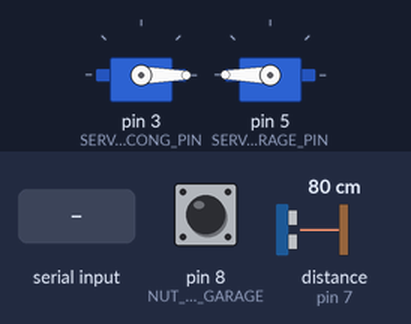
Bench run of a sketch on a simulated Arduino Uno, built with avr-gcc and run on an emulated ATmega328P. On the bench: 2 × servo. Wiring (inferred from the names in the program): ultrasonic range finder: trigger pin 6; echo pin 7. Inputs (shaded band) come from the test bench; at power-on: pin 8 (NUT_DEN_GARAGE) HIGH, distance to the obstacle (sensor on pin 7) 80 cm. The echo pulse lasts 58.3 µs per cm.

Above: at 1.2 s.
1.3 s: "C" received over the second serial link
At 2.4 s:
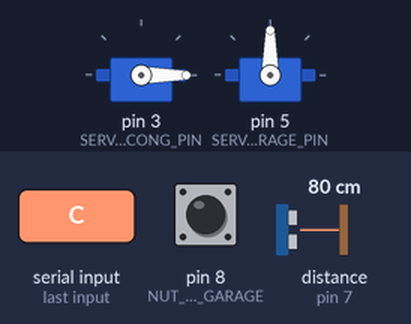
3.2 s: "1" received over the second serial link
At 4.2 s:
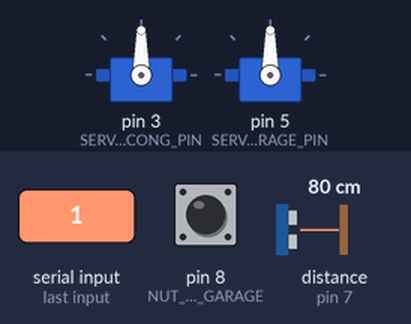
4.7 s: "O" received over the second serial link
At 5.9 s:
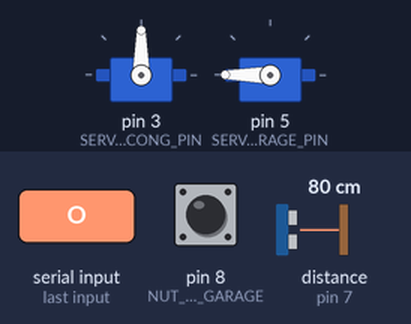
6.2 s: "C" received over the second serial link
At 6.37 s:
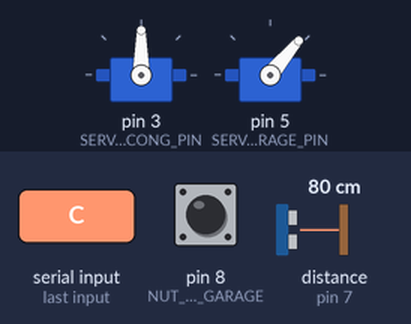
7.9 s: "0" received over the second serial link
At 8.9 s:
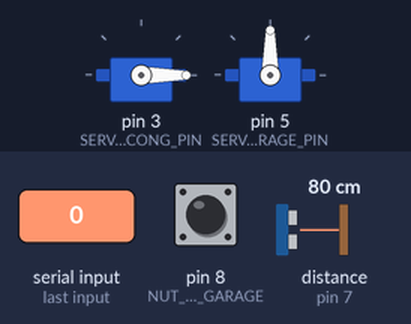
9.4 s: "T" received over the second serial link
At 10.6 s:
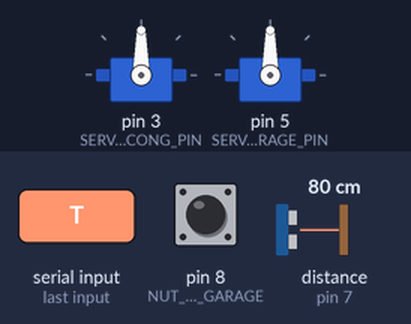
Timing chart, 0 to 12.0 s (numbered marks = the images above; inputs shaded):
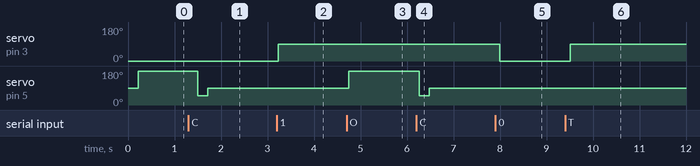

Measured:
- after the input at 1.3 s, servo on pin 5 (SERVO_GARAGE_PIN): 180° → 50° after 0.20 s, → 90° 0.22 s later
- after the input at 3.2 s, servo on pin 3 (SERVO_CONG_PIN): 0° → 90° at once
- after the input at 4.7 s, servo on pin 5 (SERVO_GARAGE_PIN): 90° → 180° after 0.05 s
- after the input at 6.2 s, servo on pin 5 (SERVO_GARAGE_PIN): 180° → 50° after 0.07 s, → 90° 0.22 s later
- after the input at 7.9 s, servo on pin 3 (SERVO_CONG_PIN): 90° → 0° after 0.10 s
- after the input at 9.4 s, servo on pin 3 (SERVO_CONG_PIN): 0° → 90° after 0.11 s

The sketch:

arduino_full.ino
```cpp
#include <Wire.h>
#include <Servo.h>
#include <SPI.h>
#include <MFRC522.h>
#include <PCF8574.h>
#include <SoftwareSerial.h>

SoftwareSerial espSerial(2, 9); // RX = 2, TX = 9
PCF8574 pcf(0x20);

#define P_LED_CONG         0
#define P_LED_GARAGE       1
#define P_NUT_CONG         2
#define P_NUT_GARAGE       3
#define P_CTHT_GARAGE_LEN  4
#define P_CTHT_GARAGE_XUONG 5

#define SERVO_CONG_PIN     3
#define SERVO_GARAGE_PIN   5
#define TRIG_CONG          6
#define ECHO_CONG          7
#define NUT_DEN_GARAGE     8

#define RFID_1_SS          10
#define RFID_1_RST         A0
#define RFID_2_SS          4
#define RFID_2_RST         A1

const int TOC_DO_LEN = 180;
const int TOC_DO_XUONG = 50;

Servo servoCong;
Servo servoGarage;
MFRC522 rfid1(RFID_1_SS, RFID_1_RST);
MFRC522 rfid2(RFID_2_SS, RFID_2_RST);

bool trangThaiCong = false;

enum TrangThaiGarage { STOP, DANG_LEN, DANG_XUONG };
TrangThaiGarage trangThaiGarage = STOP;
bool huongTiepTheoLaXuong = false;
bool trangThaiDenGarage = false;

bool lastNutCong = HIGH;
bool lastNutGarage = HIGH;
bool lastNutDenGarage = HIGH;

bool theHienDien1 = false; int demVang1 = 0;
bool theHienDien2 = false; int demVang2 = 0;

const int NGUONG_KHOANG_CACH = 20;

void baoCaoTrangThaiCua(char thietBi, bool trangThaiHienTai) {
  if (thietBi == 'C') {
    if (trangThaiHienTai) espSerial.write('U');
    else espSerial.write('u');
  }
  else if (thietBi == 'G') {
    if (trangThaiHienTai) espSerial.write('V');
    else espSerial.write('v');
  }
}

void setup() {
  Serial.begin(9600);
  espSerial.begin(9600);

  Wire.begin(); SPI.begin();

  pinMode(RFID_1_RST, OUTPUT); pinMode(RFID_2_RST, OUTPUT);
  pcf.begin();
  pcf.write(P_NUT_CONG, HIGH); pcf.write(P_NUT_GARAGE, HIGH);
  pcf.write(P_CTHT_GARAGE_LEN, HIGH); pcf.write(P_CTHT_GARAGE_XUONG, HIGH);
  pcf.write(P_LED_CONG, LOW); pcf.write(P_LED_GARAGE, LOW);

  pinMode(TRIG_CONG, OUTPUT); pinMode(ECHO_CONG, INPUT); pinMode(NUT_DEN_GARAGE, INPUT_PULLUP);

  servoCong.attach(SERVO_CONG_PIN); servoCong.write(0);
  servoGarage.attach(SERVO_GARAGE_PIN); servoGarage.write(90);
}

void loop() {
  if (espSerial.available() > 0) {
    char blynkCmd = espSerial.read();
    if (blynkCmd == '1') { trangThaiCong = true; servoCong.write(90); baoCaoTrangThaiCua('C', true); }
    else if (blynkCmd == '0') { trangThaiCong = false; servoCong.write(0); baoCaoTrangThaiCua('C', false); }
    else if (blynkCmd == 'O') { servoGarage.write(TOC_DO_LEN); trangThaiGarage = DANG_LEN; baoCaoTrangThaiCua('G', true); }
    else if (blynkCmd == 'C') { servoGarage.write(TOC_DO_XUONG); trangThaiGarage = DANG_XUONG; baoCaoTrangThaiCua('G', false); }

    // Đảo trạng thái Cổng chính (từ lệnh ESP32 sau khi quét RFID 1 hợp lệ)
    else if (blynkCmd == 'T') {
      trangThaiCong = !trangThaiCong;
      if (trangThaiCong) { servoCong.write(90); baoCaoTrangThaiCua('C', true); }
      else { servoCong.write(0); baoCaoTrangThaiCua('C', false); }
    }
    // Đảo trạng thái Gara (từ lệnh ESP32 sau khi quét RFID 2 hợp lệ)
    else if (blynkCmd == 'Y') {
      if (trangThaiGarage == STOP) {
        if (!huongTiepTheoLaXuong) { servoGarage.write(TOC_DO_LEN); trangThaiGarage = DANG_LEN; baoCaoTrangThaiCua('G', true); }
        else { servoGarage.write(TOC_DO_XUONG); trangThaiGarage = DANG_XUONG; baoCaoTrangThaiCua('G', false); }
      } else {
        servoGarage.write(90);
        if (trangThaiGarage == DANG_LEN) huongTiepTheoLaXuong = true; else huongTiepTheoLaXuong = false;
        trangThaiGarage = STOP;
      }
    }

    // Bật tắt đèn Gara
    else if (blynkCmd == 'L') { pcf.write(P_LED_GARAGE, HIGH); trangThaiDenGarage = true; }
    else if (blynkCmd == 'l') { pcf.write(P_LED_GARAGE, LOW); trangThaiDenGarage = false; }
  }

  // --- CẢM BIẾN SIÊU ÂM BẬT ĐÈN ---
  int kcCong = docKhoangCach(TRIG_CONG, ECHO_CONG);
  if (kcCong > 0 && kcCong < NGUONG_KHOANG_CACH) { pcf.write(P_LED_CONG, HIGH); } else { pcf.write(P_LED_CONG, LOW); }

  // --- NÚT BẤM ĐÈN GARAGE ---
  bool nutDenGarage = digitalRead(NUT_DEN_GARAGE);
  if (nutDenGarage == LOW && lastNutDenGarage == HIGH) {
    trangThaiDenGarage = !trangThaiDenGarage;
    if (trangThaiDenGarage) { pcf.write(P_LED_GARAGE, HIGH); } else { pcf.write(P_LED_GARAGE, LOW); }
    delay(200);
  }
  lastNutDenGarage = nutDenGarage;

  // ====================================================================
  // PHÂN HỆ 1: CỔNG CHÍNH (ĐỌC MÃ GỬI LÊN ESP32 VỚI CHỮ 'R')
  // ====================================================================
  digitalWrite(RFID_2_RST, LOW);  digitalWrite(RFID_1_RST, HIGH); delay(30);
  rfid1.PCD_Init();
  if (rfid1.PICC_IsNewCardPresent() && rfid1.PICC_ReadCardSerial()) {
    demVang1 = 0;
    if (!theHienDien1) {
      theHienDien1 = true;
      String uidStr = "";
      for (byte i = 0; i < rfid1.uid.size; i++) {
        uidStr += (rfid1.uid.uidByte[i] < 0x10 ? "0" : "");
        uidStr += String(rfid1.uid.uidByte[i], HEX);
      }
      uidStr.toUpperCase();
      espSerial.print('R'); espSerial.println(uidStr);
    }
    rfid1.PICC_HaltA();
  } else { if (++demVang1 > 2) theHienDien1 = false; }

  // --- Nút nhấn Cổng chính ---
  bool nutCong = pcf.read(P_NUT_CONG);
  if (nutCong == LOW && lastNutCong == HIGH) {
    trangThaiCong = !trangThaiCong;
    if (trangThaiCong) { servoCong.write(90); baoCaoTrangThaiCua('C', true); }
    else { servoCong.write(0); baoCaoTrangThaiCua('C', false); }
    delay(200);
  }
  lastNutCong = nutCong;

  // ====================================================================
  // PHÂN HỆ 2: GARAGE (ĐỌC MÃ GỬI LÊN ESP32 VỚI CHỮ 'G')
  // ====================================================================
  digitalWrite(RFID_1_RST, LOW);  digitalWrite(RFID_2_RST, HIGH); delay(30);
  rfid2.PCD_Init();
  if (rfid2.PICC_IsNewCardPresent() && rfid2.PICC_ReadCardSerial()) {
    demVang2 = 0;
    if (!theHienDien2) {
      theHienDien2 = true;
      String uidStr2 = "";
      for (byte i = 0; i < rfid2.uid.size; i++) {
        uidStr2 += (rfid2.uid.uidByte[i] < 0x10 ? "0" : "");
        uidStr2 += String(rfid2.uid.uidByte[i], HEX);
      }
      uidStr2.toUpperCase();
      espSerial.print('G'); espSerial.println(uidStr2);
    }
    rfid2.PICC_HaltA();
  } else { if (++demVang2 > 2) theHienDien2 = false; }

  // --- Công tắc hành trình ---
  bool cthtLen = (pcf.read(P_CTHT_GARAGE_LEN) == LOW);
  bool cthtXuong = (pcf.read(P_CTHT_GARAGE_XUONG) == LOW);
  bool nutGarage = pcf.read(P_NUT_GARAGE);

  if (trangThaiGarage == DANG_LEN && cthtLen) { servoGarage.write(90); trangThaiGarage = STOP; huongTiepTheoLaXuong = true; }
  if (trangThaiGarage == DANG_XUONG && cthtXuong) { servoGarage.write(90); trangThaiGarage = STOP; huongTiepTheoLaXuong = false; }

  // --- Nút nhấn Garage ---
  if (nutGarage == LOW && lastNutGarage == HIGH) {
    if (trangThaiGarage == STOP) {
      if (!huongTiepTheoLaXuong) { servoGarage.write(TOC_DO_LEN); trangThaiGarage = DANG_LEN; baoCaoTrangThaiCua('G', true); }
      else { servoGarage.write(TOC_DO_XUONG); trangThaiGarage = DANG_XUONG; baoCaoTrangThaiCua('G', false); }
    } else {
      servoGarage.write(90);
      if (trangThaiGarage == DANG_LEN) huongTiepTheoLaXuong = true; else huongTiepTheoLaXuong = false;
      trangThaiGarage = STOP;
    }
    delay(200);
  }
  lastNutGarage = nutGarage;
}

int docKhoangCach(int trigPin, int echoPin) {
  digitalWrite(trigPin, LOW); delayMicroseconds(2); digitalWrite(trigPin, HIGH); delayMicroseconds(10); digitalWrite(trigPin, LOW);
  long duration = pulseIn(echoPin, HIGH, 30000);
  if (duration == 0) return -1;
  return duration * 0.034 / 2;
}
```
